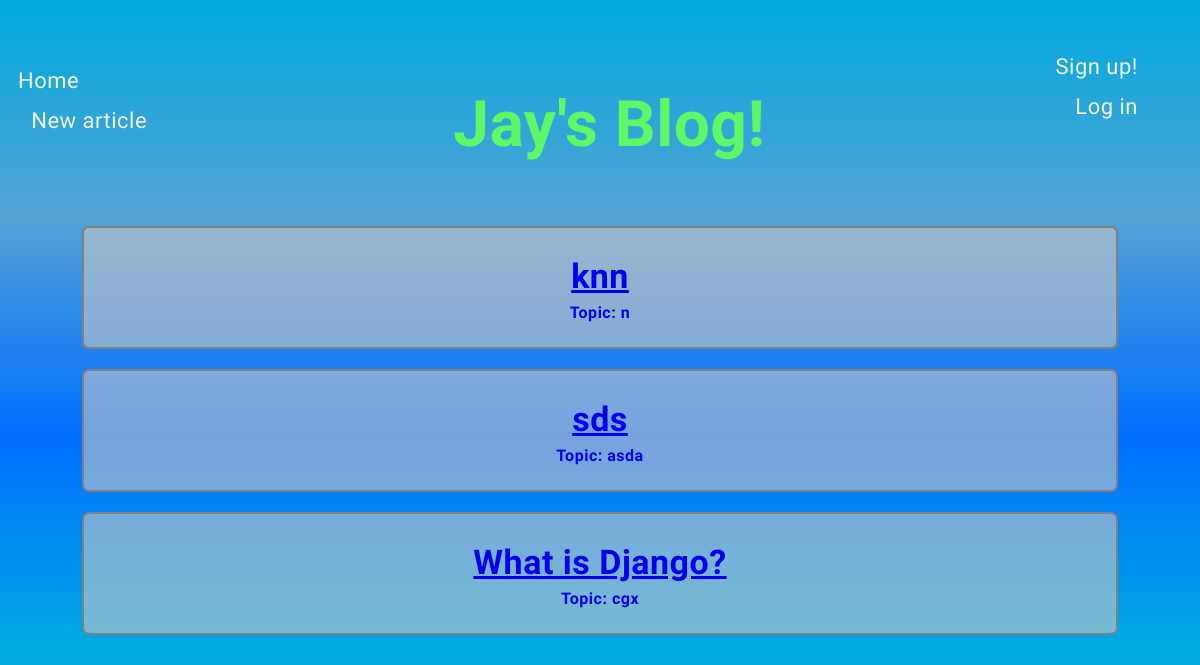
Before: /home/ with the older database file.
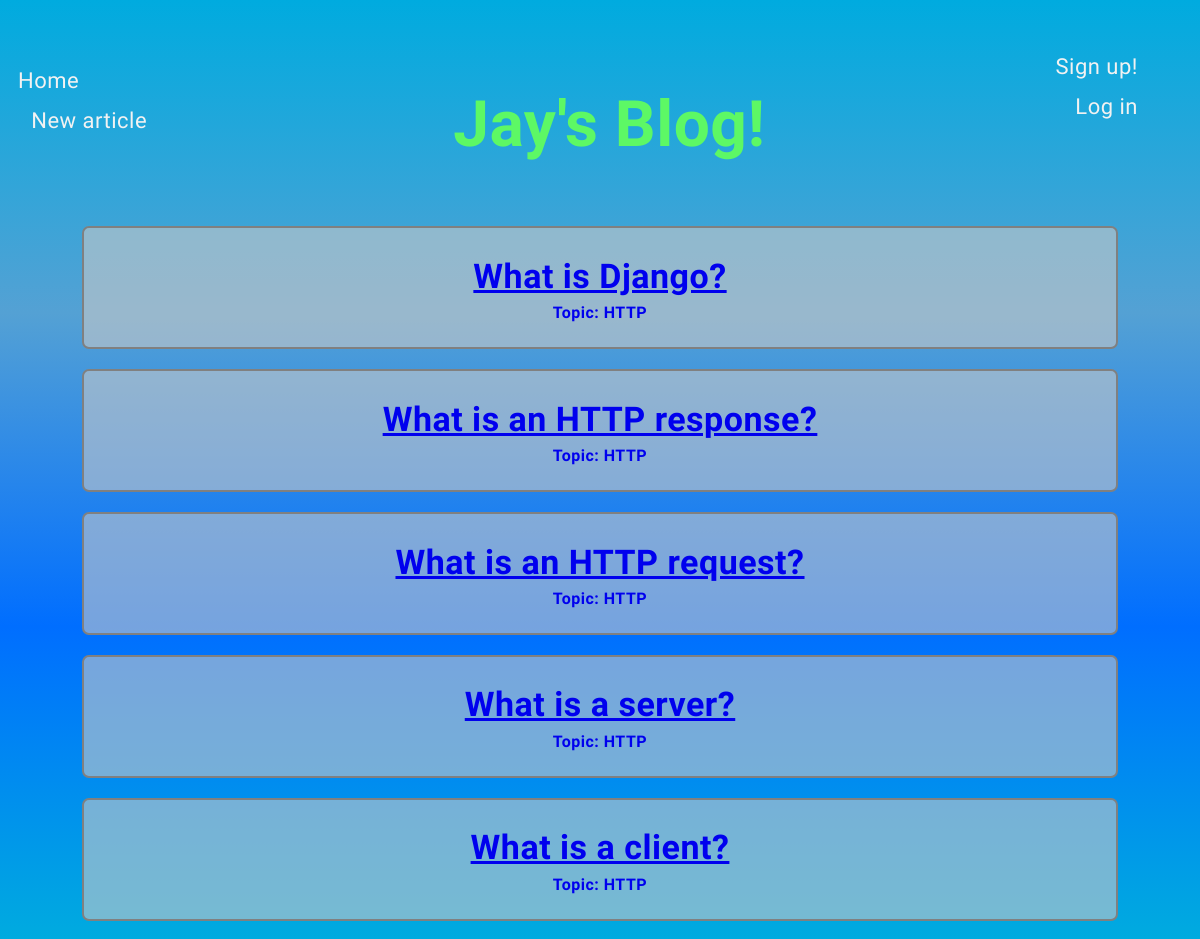
After: the same page with the newer database file.
### blog_app/models.py (models this page shows, shortened)
class Article(models.Model):
    title = models.CharField(max_length=255, null=False)
    body = models.TextField()
    draft = models.BooleanField(default=True)
    published_date = models.DateField()
    author = models.CharField(max_length=255, null=False)

class Topic(models.Model):
    name_of_topic = models.CharField(max_length=255, null=True)
    article = models.ManyToManyField('Article', related_name="article_topics")
    def __str__(self):
        return f'{self.name_of_topic}'

### blog_app/views.py (the view)
# urls.py: 2. Add a URL to urlpatterns:  path('', views.home, name='home')
def home(request):
    all_articles = Article.objects.all() # .order_by("-published_date")
    return render(request, 'index.html',  {
        'articles': all_articles,
        'topics': Topic.objects.all(),
    })

### blog_app/templates/index.html
{% extends 'base.html' %}
{% block content %}
        <h1>Jay's Blog! </h1>
        <ul>
            {% for article in articles %}
                <div class="post">
                    <a href="{% url 'post_details' id=article.pk %}" >
                    <h2>{{article.title}}</h2>
                    {% for top in topics %}
                        {% if top.id == article.id %}
                            <h6>Topic: {{top}}</h6>
                        {% endif %}
                    {% endfor %}
                    </a>
                </div>
            {% endfor %}
        </ul>
{% endblock %}

Changed rows visible on the page:
removed Article: title "knn"
no longer on this page (row unchanged): Topic: name_of_topic "n", shown under "knn"
removed Article: title "sds"
no longer on this page (row unchanged): Topic: name_of_topic "asda", shown under "sds"
no longer on this page (row unchanged): Topic: name_of_topic "cgx", shown under "What is Django?"
added Topic: name_of_topic "HTTP", shown under "What is Django?"
added Article: title "What is an HTTP response?"
added Topic: name_of_topic "HTTP", shown under "What is an HTTP response?"
added Article: title "What is an HTTP request?"
added Topic: name_of_topic "HTTP", shown under "What is an HTTP request?"
added Article: title "What is a server?"
added Topic: name_of_topic "HTTP", shown under "What is a server?"
added Article: title "What is a client?"
added Topic: name_of_topic "HTTP", shown under "What is a client?"
